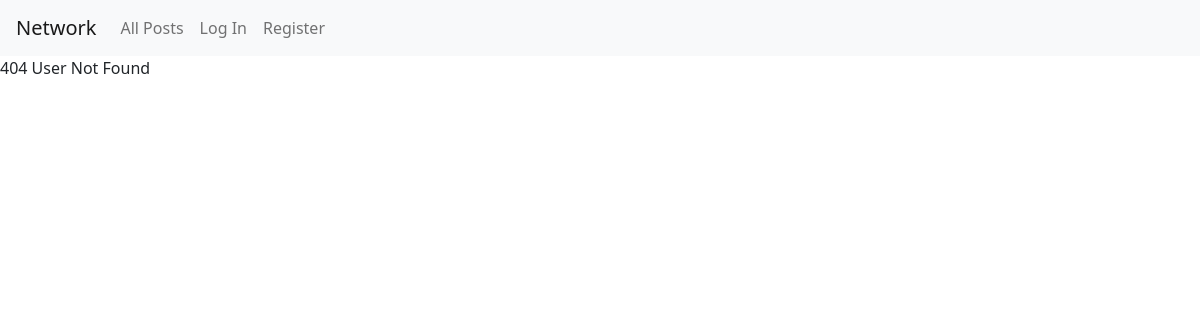
/u/10, run on an earlier commit of the app's database.
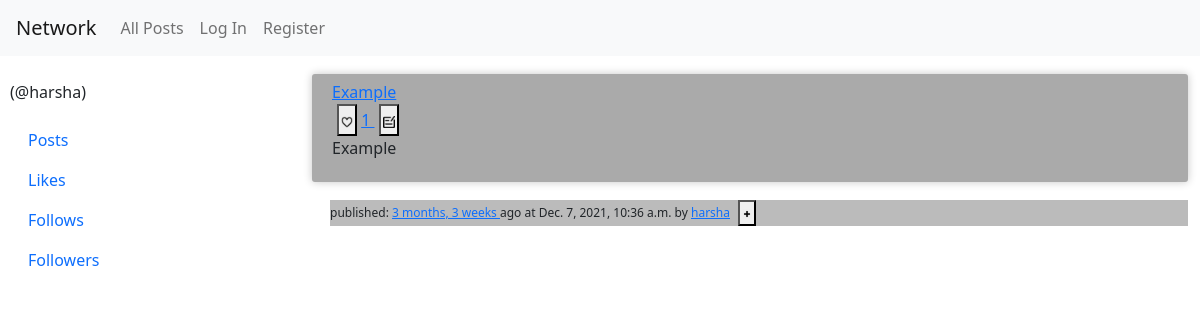
And on a later commit of the database.
### network/models.py (models this page shows)
class User(AbstractUser):
    pass

class Post(models.Model):
    user_id = models.ForeignKey(User, on_delete=models.CASCADE)
    post_timestamp = models.DateTimeField(default=timezone.now)
    post_title = models.CharField(max_length=100)
    post_text = models.CharField(max_length=1000)

### network/views.py (the view)
# urls.py: path('u/<int:user_id>', views.get_user_profile, name='user_profile'),
def get_user_profile(request, user_id):
    try:
        profile_user = User.objects.get(pk=user_id)
    except User.DoesNotExist:
        profile_user = None
    if profile_user:
        user_posts = Post.objects.filter(user_id=profile_user).order_by('-post_timestamp')
        posts_and_likes = [(post, len(Like.objects.filter(post_id=post) )) for post in user_posts]
        context = {'profile_user': profile_user, 'posts': user_posts,'posts_and_likes': posts_and_likes}
    else:
        context = {}
    template = loader.get_template('network/user_posts.html')
    return HttpResponse(template.render(context, request))

### network/templates/network/user_posts.html
{% extends './user_base.html' %}
{% block subcontent %}
<div class="container" id="outer" style="float: left; width: 75%;">
	{% for post, num_likes in posts_and_likes %}
     	{% include "./display_post.html" %}
	{% endfor %}
</div>
{% endblock subcontent %}

### network/templates/network/user_base.html (shortened to what this page needs)
{% extends './layout.html' %}
{% load static %}
{% block body %}
{% if profile_user %}
<div style="float: left; width: 25%; ">
    <div style="margin-left: 10px;"">
    <p>{{ profile_user_profile.full_name }} (@{{ profile_user.username}})</p>
</div>
<div id="userDetails" class="container">
    <ul class="nav nav-pills flex-column">
        <li class="nav-item">
            <a class="nav-link" id="id1" onclick="active('id1')" href="/u/{{profile_user.id}}">Posts</a>
        </li>
        <li class="nav-item">
            <a class="nav-link" id="id2" onclick="active('id2')" aria-current="page"
                href="/u/{{ profile_user.id}}/likes">Likes</a>
        </li>
        <li class="nav-item">
            <a class="nav-link" id="id3" onclick="active('id3')" href="/u/{{ profile_user.id}}/follows">Follows</a>
        </li>
        <li class="nav-item">
            <a class="nav-link" id="id4" onclick="active('id4')" href="/u/{{ profile_user.id}}/followers">Followers</a>
        </li>
    </ul>
</div>
</div>
    {% else %}
    <p> 404 User Not Found</p>
{% endif %}
	{% block subcontent %}
	{% endblock subcontent %}
{% endblock %}

### network/templates/network/display_post.html (shortened to what this page needs)
{% load static %}
<div id="post_{{post.pk}}" style="transition:all 1s ease" class="post">
    <div id="post_title_id_{{post.pk}}" class="post-title">
        <a href="/post/{{ post.pk }}">{{ post.post_title }}</a>
    </div>
    <button onclick="like_post({{ post.pk }})" style="margin-left:5px;padding:2px">
        {% if user_liked_posts and post.pk in user_liked_posts %}
            <img id="like_{{post.pk}}" src="{% static 'images/liked_button.png' %}" width="12px" height="12px">
        {% else %}
            <img id="like_{{post.pk}}" src="{% static 'images/like_button.png' %}" width="12px" height="12px">
        {% endif %}
    </button>
    {% if num_likes > 0 %}
    <a id="like_count_{{post.pk}}" href='javascript:void(0)'">{{ num_likes }} </a>
    {% else %}
    <a id="like_count_{{post.pk}}" href='javascript:void(0)' style="display:none;">{{num_likes}}</a>
    {% endif %}
    <button onclick="edit_post({{ post.pk }})" id="editpost" class="iconbutton" style="margin-left:5px;padding:2px; display: inline;">
        <img src="{% static 'images/edit_post.png' %}" width="12px" height="12px">
    </button>
    <div id="post_txt_{{post.pk}}" style="max-height:100px;overflow:hidden">
        <p class="post-format">{{ post.post_text|safe }}</p>
    </div>
</div>
<div class="post-username">
    published: <a href="/post/{{ post.pk }}">{{ post.post_timestamp | timesince}} </a> ago at {{post.post_timestamp}} by <a href="../u/{{ post.user_id.id }}">{{ post.user_id.username }}</a>
 {% if user_profile and post.user_id.id == user_profile.user_id.id %}
 That's you!
{% else %}
<button class="iconbutton" onclick="follow_user({{ post.user_id.id }})" style="margin-left:5px;padding:2px">
{% if user_followers and post.user_id.id in user_followers %}
 <img class="imagePath" id="useradd_{{ post.user_id.id }}" src="{% static 'images/follows.png' %}" width="10px" height="10px">
{% else %}
 <img class="imagePath" id="useradd_{{ post.user_id.id }}" src="{% static 'images/follow.png' %}" width="10px" height="10px">
{% endif %}
</button>
{% endif %}
</div>

What changed in the data, as far as the page shows it:
added User: username "harsha"
added Post: post_title "Example", num_likes "1", post_text "Example", post_timestamp "3 months, 3 weeks", post_timestamp "Dec. 7, 2021, 10:36 a.m.", user_id.username "harsha"
Also different on the page:
text no longer shown: "404 User Not Found"
text now shown: "(@ ) Posts Likes Follows Followers"
